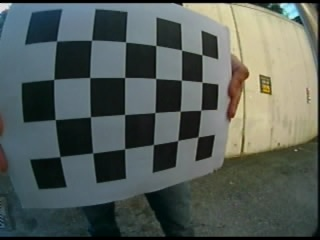
//> input picture calibrate_test2/chessboard1.jpg, 320 x 240 px
$ ./fisheye_calibrate2   (built with g++ and OpenCV 4)
//> lines starting //> are read from the running program, lines starting //| are printed output that depends on the picture
#include <string>
#include <opencv2/opencv.hpp>
#include <opencv2/core/core.hpp>
#include "opencv2/ccalib/omnidir.hpp"
#include "opencv2/calib3d/calib3d.hpp"
#include <opencv2/highgui/highgui.hpp>

using namespace cv;
using namespace std;

static void calcChessboardCorners(Size boardSize, double square_width, double square_height,
    Mat& corners)
{
    // corners has type of CV_64FC3
    corners.release();
    int n = boardSize.width * boardSize.height;
    corners.create(n, 1, CV_64FC3);
    Vec3d *ptr = corners.ptr<Vec3d>();
    for (int i = 0; i < boardSize.height; ++i)
    {
        for (int j = 0; j < boardSize.width; ++j)
        {
            ptr[i*boardSize.width + j] = Vec3d(double(j * square_width), double(i * square_height), 0.0);
        }
    }
}

static bool readStringList( const string& filename, vector<string>& l )
{
    l.resize(0);
    FileStorage fs(filename, FileStorage::READ);
    if( !fs.isOpened() )
        return false;
    FileNode n = fs.getFirstTopLevelNode();
    if( n.type() != FileNode::SEQ )
        return false;
    FileNodeIterator it = n.begin(), it_end = n.end();
    for( ; it != it_end; ++it )
        l.push_back((string)*it);
    return true;
}

int main(int argc, char** argv){

	//get image and resize
	Size imageSize;
	Mat img_0 = imread("chessboard1.jpg", 0);
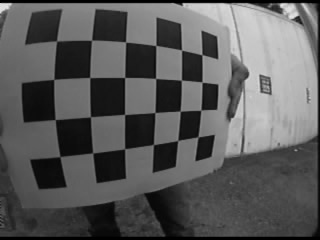
//> img_0: 240 rows x 320 cols, CV_8UC1; min 0, max 231, mean 89.9
	int imghigh = img_0.rows;
//> imghigh = 240
	int imgwid = img_0.cols;
//> imgwid = 320
	imageSize = img_0.size();
//> imageSize = Size(320, 240)
	Size dsize = Size(round(1*imgwid), round(1*imghigh));
//> dsize = Size(320, 240)
	resize(img_0, img_0, dsize, 0, 0, INTER_AREA);
	Mat img_1 = imread("chessboard2.jpg", 0);
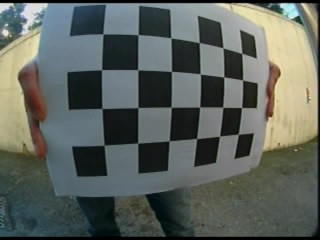
//> input picture calibrate_test2/chessboard2.jpg, 320 x 240 px
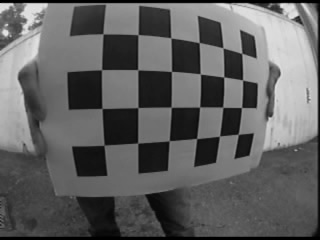
//> img_1: 240 rows x 320 cols, CV_8UC1; min 0, max 232, mean 96.2
	resize(img_1, img_1, dsize, 0, 0, INTER_AREA);
	Mat img_2 = imread("chessboard3.jpg", 0);
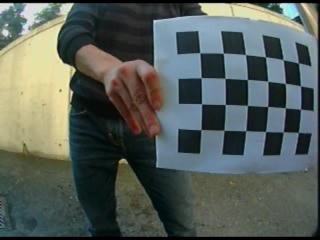
//> input picture calibrate_test2/chessboard3.jpg, 320 x 240 px
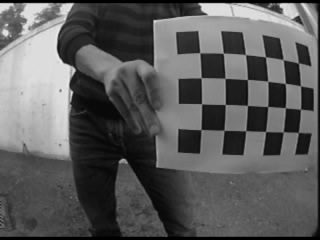
//> img_2: 240 rows x 320 cols, CV_8UC1; min 0, max 238, mean 91.6
	resize(img_2, img_2, dsize, 0, 0, INTER_AREA);

	Size boardSize; //chessboard
       	boardSize.width = 6;
       	boardSize.height = 4;

	int remaining_frames = 3; //test image
	//Matx33d K;
       	//Vec4d D;
       	Mat identity = Mat::eye(3, 3, CV_64F);

	vector<vector<Point2d> > img_points;
      	vector<vector<Point3d> > obj_points;
       	vector<Point3d> obj_temp;

	int width = 6;
       	int height = 4;
      	int sq_sz = 27;

	for (int i = 0; i < width; i++) {
            	for (int j = 0; j < height; j++) {
                  	obj_temp.push_back(Point3d(double(j * sq_sz), double(i * sq_sz), 0));
             	}
    	}
  	for (int i = 0; i < remaining_frames; i++)
           	obj_points.push_back(obj_temp);
	//get feature point
	vector<Point2f> corners;
	bool found = findChessboardCorners(img_0, boardSize, corners, CALIB_CB_ADAPTIVE_THRESH | CALIB_CB_NORMALIZE_IMAGE | CALIB_CB_FAST_CHECK);
//> corners = 24 Points (x, y), first 12: [56.63, 40.99], [91.59, 40.26], [125.5, 42.01], [155.8, 45.44], [181.5, 50.03], [201.9, 54.72], [53.75, 79.42], [89.78, 77.48], [124.6, 77.52], [155.6, 78.45], [181.4, 80.06], [202, 82.16]; found = true
	vector<Point2d> img_temp1;
	for (int i = 0; i < width*height; i++){
        	Point2d temp1 = corners[i];
              	img_temp1.push_back(temp1);
    	}
//> this loop made 24 passes
   	img_points.push_back(img_temp1);
//> img_points = 1 item

        found = findChessboardCorners(img_1, boardSize, corners, CALIB_CB_ADAPTIVE_THRESH | CALIB_CB_NORMALIZE_IMAGE | CALIB_CB_FAST_CHECK);
//> corners = 24 Points (x, y), first 12: [103, 33.83], [138.1, 34.59], [170.9, 37.89], [199.2, 42.63], [222.9, 47.92], [241.8, 53.39], [101.6, 69.64], [137.8, 69.72], [171.5, 71.45], [200.3, 73.84], [223.7, 76.92], [242.6, 79.95]
	vector<Point2d> img_temp2;
        for (int i = 0; i < width*height; i++){
                Point2d temp2 = corners[i];
                img_temp2.push_back(temp2);
        }
//> this loop made 24 passes
        img_points.push_back(img_temp2);
//> img_points = 2 items

        found = findChessboardCorners(img_2, boardSize, corners, CALIB_CB_ADAPTIVE_THRESH | CALIB_CB_NORMALIZE_IMAGE | CALIB_CB_FAST_CHECK);
//> corners = 24 Points (x, y), first 12: [199.7, 52.75], [223.2, 53.36], [245.5, 54.68], [265.3, 56.91], [283, 59.83], [298.4, 63.18], [201.2, 77.72], [225.1, 78.48], [247.4, 79.5], [267.6, 81.14], [285.3, 83.56], [300.6, 86.01]
	vector<Point2d> img_temp3;
        for (int i = 0; i < width*height; i++){
                Point2d temp3 = corners[i];
                img_temp3.push_back(temp3);
        }
//> this loop made 24 passes
        img_points.push_back(img_temp3);
//> img_points = 3 items

	cout << "Computing distortion" << endl;

	// calculate object coordinates
    	printf("calculate object coordinates\n");
    	Mat object;
    	//calcChessboardCorners(boardSize, square_width, square_height, object);
	/*
	calcChessboardCorners(boardSize, sq_sz, sq_sz, object);
    	for(int i = 0; i < (int)detec_list.size(); ++i)
        	objectPoints.push_back(object);
	*/
    	// run calibration, some images are discarded in calibration process because they are failed
    	// in initialization. Retained image indexes are in idx variable.
    	printf("run calibration\n");
//> (the run ends here: the program needs code that is not available in this run, at `int flags = 0 | omnidir::CALIB_FIX_SKEW | omnidir::CALIB_FIX_K1 | omni..`)
